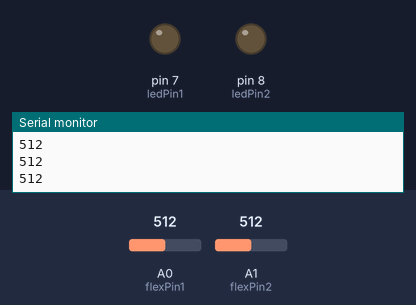
The sketch below on a simulated Arduino Uno, built with avr-gcc and run on an emulated ATmega328P. Shown: output pins drawn as LEDs (lit = HIGH), the last lines printed to the serial monitor. The test bench sets the inputs (shaded band); at power-on: A0 (flexPin1) = 512, A1 (flexPin2) = 512.

Above: at 1.2 s.
1.3 s: A0 (flexPin1) set to 786
2.8 s: A0 (flexPin1) set to 814
At 3.1 s:
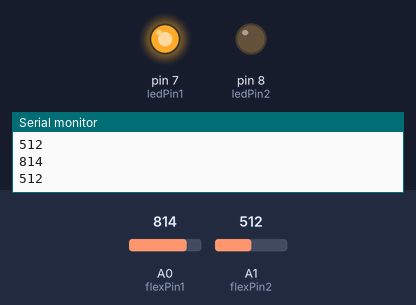
4.3 s: A1 (flexPin2) set to 783
5.8 s: A1 (flexPin2) set to 808
At 6.2 s:
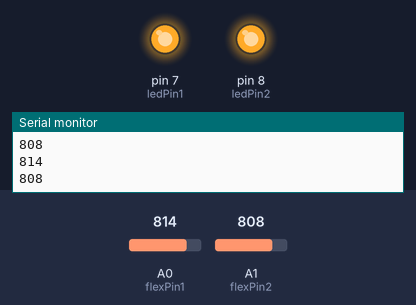
7.3 s: A0 (flexPin1) set to 716
At 7.7 s:
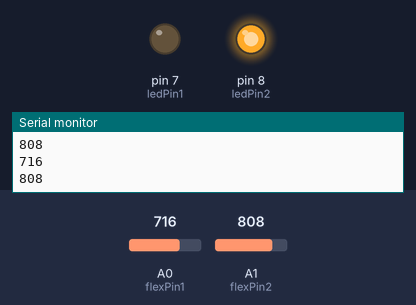
8.8 s: A0 (flexPin1) set to 900
At 9.2 s:
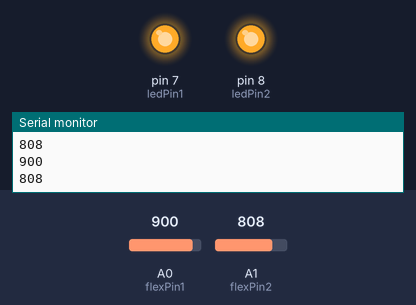
Timing chart, 0 to 11.3 s (numbered marks = the images above; inputs shaded):
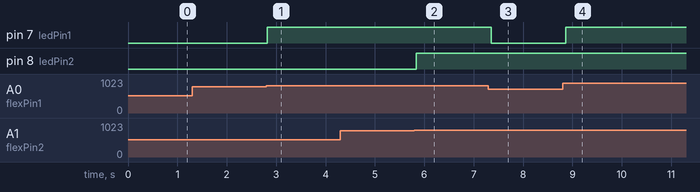

Measured:
- the behaviour switches between 800 and 801 on A0 (flexPin1) (found by bisection; images 0 and 1)
- the behaviour switches between 800 and 801 on A1 (flexPin2) (found by bisection; images 1 and 2)
- after the input at 2.8 s, pin 7 (ledPin1): LOW → HIGH at once
- after the input at 5.8 s, pin 8 (ledPin2): LOW → HIGH at once
- after the input at 7.3 s, pin 7 (ledPin1): HIGH → LOW after 0.05 s
- after the input at 8.8 s, pin 7 (ledPin1): LOW → HIGH after 0.06 s

The sketch:

soMo_groupAssignment.ino
```cpp
const int ledPin1 = 7;    // Pin 7 has PWM function
const int ledPin2 = 8;    // Pin 8 has PWM function
const int flexPin1 = A0;  // Pin A0 to read analog input
const int flexPin2 = A1;  // Pin A0 to read analog input

// Variables:
int value1;
int value2;  // Save analog value

void setup() {
  pinMode(ledPin1, OUTPUT);
  pinMode(ledPin2, OUTPUT);
  Serial.begin(9600);       // Begin serial communication
}

void loop() {
  value1 = analogRead(flexPin1);
  value2 = analogRead(flexPin2);// Read and save analog value from potentiometer
  Serial.println(value1);
  Serial.println(value2);          // Print value
  value1 = map(value1, 700, 900, 0, 255);
  value2 = map(value2, 700, 900, 0, 255);
  analogWrite(ledPin1, value1);
  analogWrite(ledPin2, value2);
  delay(100);                    // Small delay
}
```
